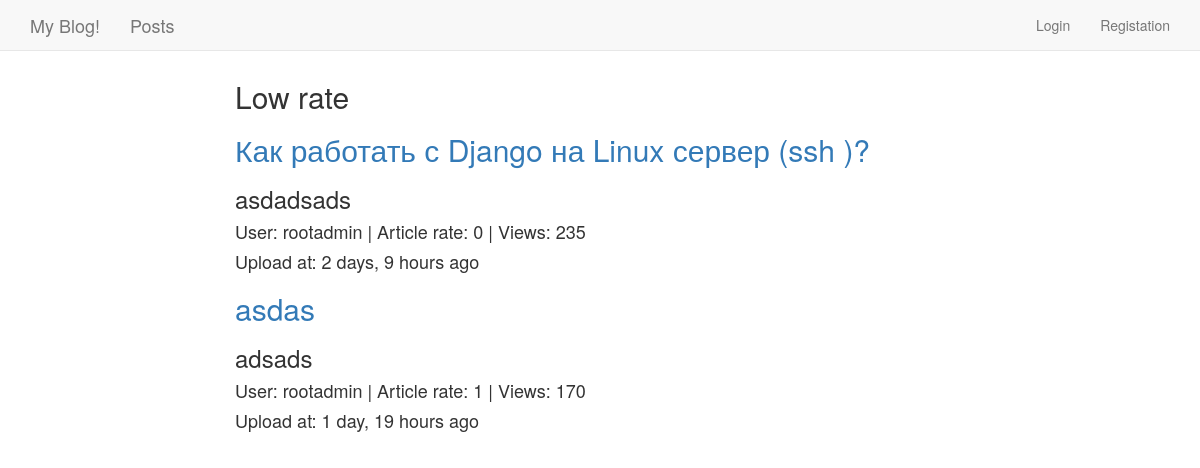
Before: /rate/low_rate/ with the older database file.
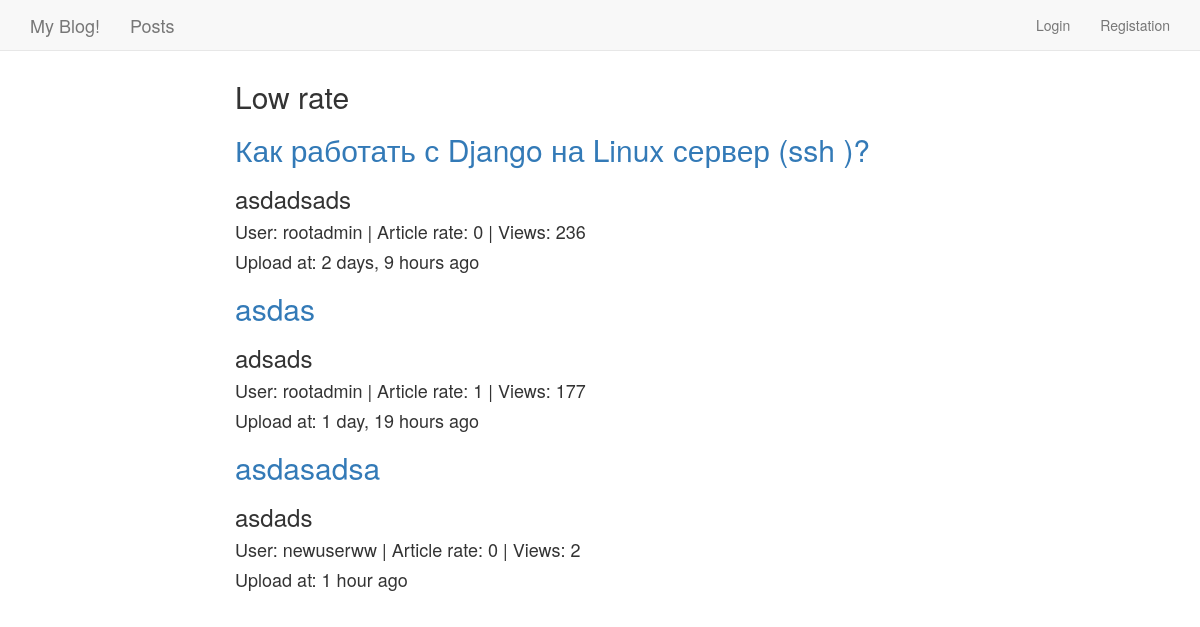
After: the same page with the newer database file.
### post/models.py (models this page shows, shortened)
class Posts(models.Model):
    user = models.ForeignKey(User, on_delete=models.CASCADE)
    title = models.CharField(max_length=50)
    content = models.TextField()
    rate = models.IntegerField(default=0)
    views = models.PositiveIntegerField(default=0)
    updated_at = models.DateTimeField(auto_now_add=False, auto_now=True)
    timestamp = models.DateTimeField(auto_now_add=True, auto_now=False)
    objects = PostManager()
    likes = GenericRelation(Like)
    def get_absolute_url(self):
        return reverse("post:detail_page", kwargs={"id": self.id})

### post/views.py (the view)
# urls.py: re_path('^rate/(?P<slug>[-\w]+)/$', high_middle_low_rate, name='high_middle_low_rate'),
def high_middle_low_rate(request, slug):
    if slug not in ['high_rate', 'middle_rate', 'low_rate']:
        raise Http404
    if slug == 'high_rate':
        posts = Posts.objects.high_rate()
        slug1 = "High"
    if slug == 'middle_rate':
        posts = Posts.objects.middle_rate()
        slug1 = "Middle"
    if slug == 'low_rate':
        posts = Posts.objects.low_rate()
        slug1 = "Low"
    context = {
        'posts': posts,
        'title': slug1,
    }
    return render(request, "home/choose_rate.html", context)

### post/models.py (called while the page is built)
    def low_rate(self, *args, **kwargs):
        return Posts.objects.filter(rate__range=(0, 5))

### templates/home/choose_rate.html
{% extends "home/base.html" %}
{% block content %}
    <div class="container">
        <div class="col-xs-8 col-xs-offset-2">
            <h2>{{ title }} rate</h2>
            {% if posts %}
                {% for post in posts %}
                    <h2><a href="{{ post.get_absolute_url }}">{{ post.title }}</a></h2>
                    <h3>{{ post.content|truncatechars:20 }}</h3>
                    <h4>User: {{ post.user.username }} | Article rate: {{ post.rate }} | Views: {{ post.views }}</h4>
                    <h4>Upload at: {{ post.timestamp|timesince }} ago</h4>
                {% endfor %}
            {% else %}
                    <h2 class="alert alert-info">Ops, we haven't articles with this rate</h2>
                {% endif %}
        </div>
    </div>
{% endblock %}

Changed rows visible on the page:
changed Posts "Как работать с Django на Linux сервер (ssh )?": views "235" → "236"
changed Posts "asdas": views "170" → "177"
added Posts: title "asdasadsa", content "asdads", user.username "newuserww", rate "0", views "2", timestamp "1 hour"
